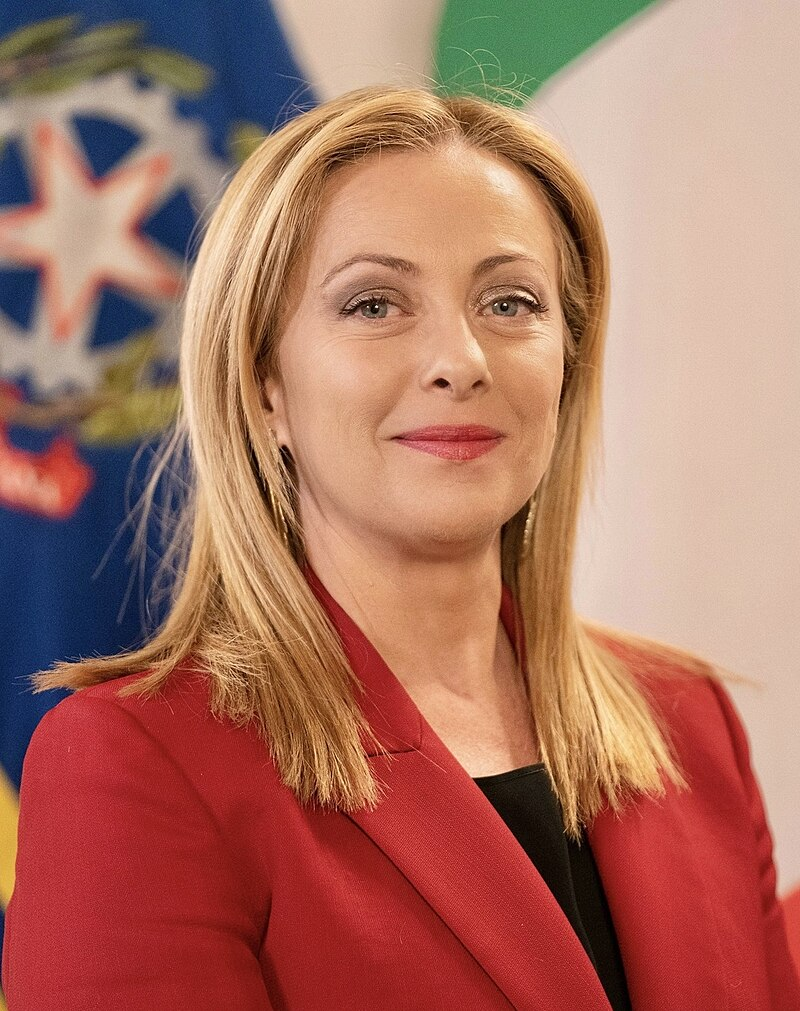
#> input picture Class Projects/Assingment 1/Harsh Prajapati 1st year ECE/FaceDetection/meloni.jpg, 800 x 1011 px, given in place of the camera
$ python day3.py
#> lines starting #> are read from the running program, lines starting #| are printed output that depends on the picture; after the words box and inside, x2 and y2 are one past the last pixel; in counts of white or black regions, pixels touching at a corner belong together
import cv2
import numpy as np
framewidth=640
frameheight=480
cap=cv2.VideoCapture(0)
cap.set(3,framewidth)
cap.set(4,frameheight)
def empty(x):
    pass
cv2.namedWindow("parameters")
cv2.createTrackbar("threshold1","parameters",100,255,empty)
cv2.createTrackbar("threshold2","parameters",100,255,empty)
cv2.createTrackbar('Area','parameters',1000,20000,empty)
def get_contours(img_dilate,img_contours):
   contours,hierarchy=cv2.findContours(img_dilate,cv2.RETR_EXTERNAL,cv2.CHAIN_APPROX_NONE)
   for cnt in contours:
       area_min = cv2.contourArea(cnt)
       cv2.drawContours(img_contours, cnt, -1, (0, 255, 0), 3)
       peri = cv2.arcLength(cnt, True)
       approx = cv2.approxPolyDP(cnt, 0.02 * peri, True)
       x, y, w, h = cv2.boundingRect(approx)
       cv2.rectangle(img_contours, (x, y), (x + w, y + h), (255, 0, 255), 3)
       cv2.putText(img_contours, "Points" + str(len(approx)), (x,y), (x+w,y+h), cv2.FONT_HERSHEY_COMPLEX,0.7,(255, 0, 255), 2, 0)
       cv2.putText(img_contours, 'Area:' + str(int(area_min)), (x + w + 45, y + h + 45), cv2.FONT_HERSHEY_COMPLEX, 0.7,(0, 0, 255), 2, 0)

while (True):
    ret,img=cap.read()
#> img is the input picture: shape (1011, 800, 3); mean B, G, R 98.5, 114.5, 169.8
    img_contours=img.copy()
    img_blur=cv2.GaussianBlur(img,(7,7),10)
    img_grey=cv2.cvtColor(img_blur,cv2.COLOR_BGR2GRAY)
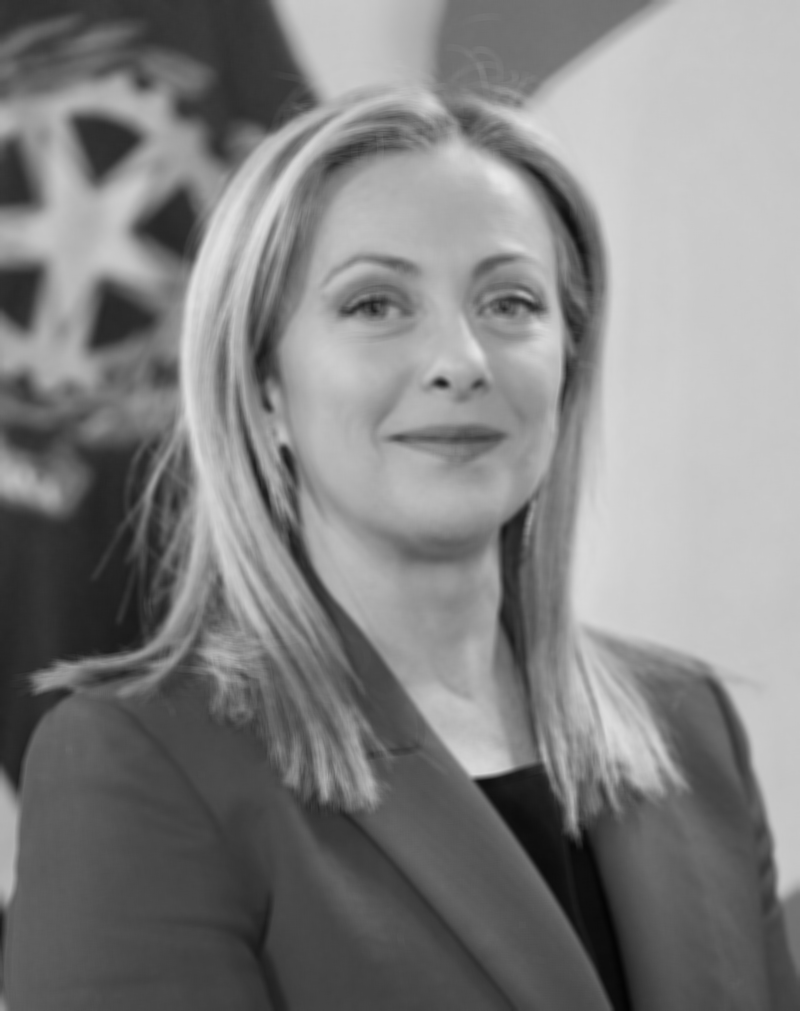
#> img_grey: shape (1011, 800); min 4, max 231, mean 129.2
    t1=cv2.getTrackbarPos("threshold1","parameters")
    t2=cv2.getTrackbarPos("threshold2","parameters")
    img_canny=cv2.Canny(img_grey,t1,t2)
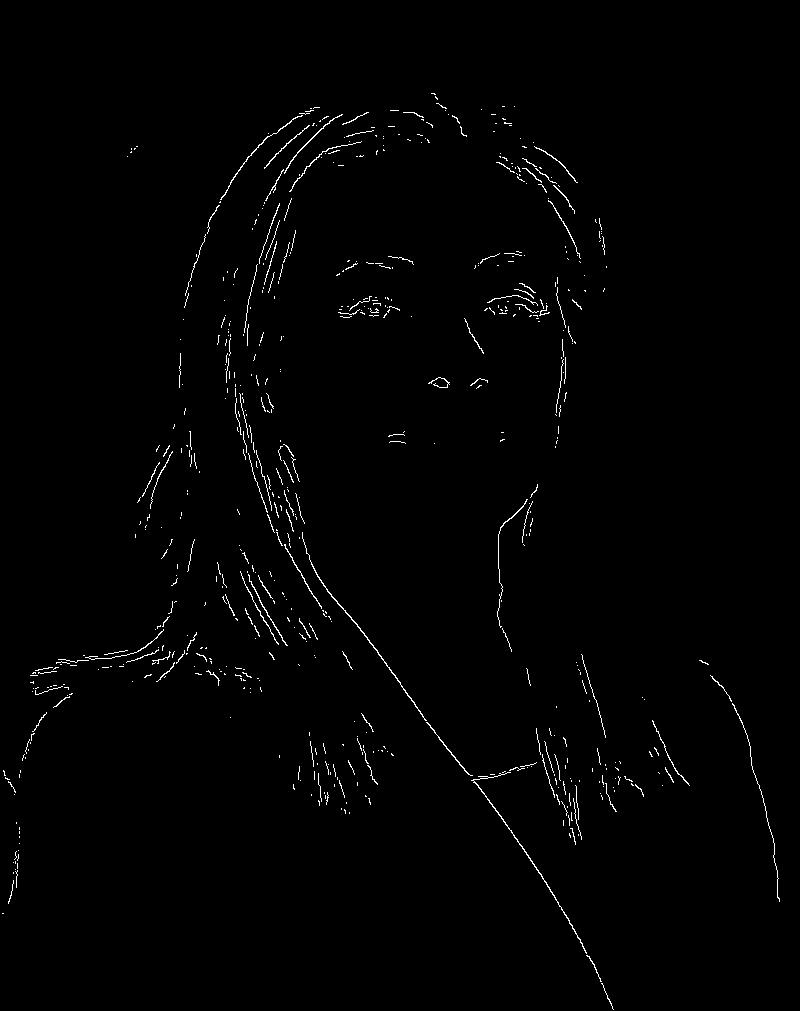
#> img_canny: shape (1011, 800); 1% white in thin lines or dots, all inside (x1, y1, x2, y2) = (2, 93, 780, 1010)
    kernel=np.ones((5,5),np.uint8)
    img_dilate=cv2.dilate(img_canny,kernel,iterations=1)
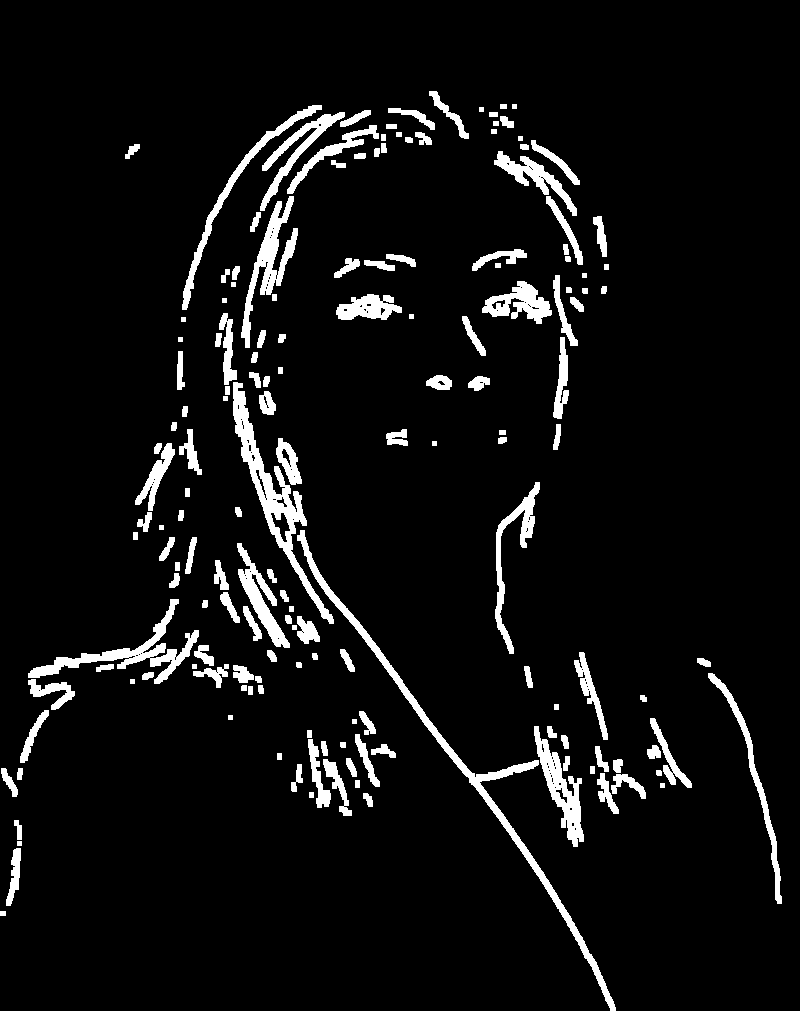
#> img_dilate: shape (1011, 800); 6.3% white; 165 white regions
    cv2.imshow("Image",img)
    cv2.imshow("Image Blur",img_blur)
    get_contours(img_dilate,img_contours)
#> in get_contours, `contours,hierarchy=cv2.findContours(img_dilate,cv2.RETR_EXTERNAL,cv2.C..`: contours = 165 contours, 19 with area under 20; largest, box (x1, y1, x2, y2) and area: (297, 530, 616, 1011) 3872, (233, 382, 334, 624) 3834, (28, 599, 199, 684) 2321, (241, 196, 298, 348) 2022, (534, 726, 584, 847) 1926
#> the loop in get_contours, `for cnt in contours:` made 1 pass
#> (area_min, peri, approx, x, y, w, h) on pass 1: (20, 18, [[0, 911], [0, 915], [5, 915], [5, 911]], 0, 911, 6, 5)
#> after the loop in get_contours, `for cnt in contours:`: img_contours: shape (1011, 800, 3); 0.01% of pixels changed, all inside (x1, y1, x2, y2) = (0, 909, 9, 919)
#> (the run stopped early here; a loop or call above may not have finished)
